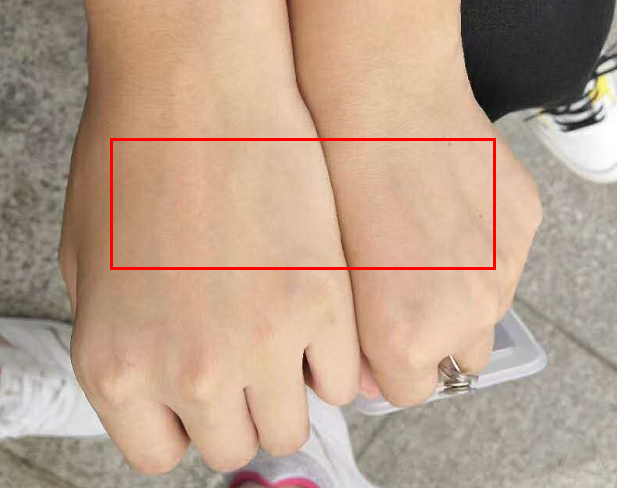
#> input picture color/sample.png, 617 x 488 px
$ jupyter execute --allow-errors color.ipynb   (shell and % lines are left out)
#> lines starting #> are read from the running program, lines starting #| are printed output that depends on the picture
[cell 1]
from PIL import Image
import matplotlib.pyplot as plt
import numpy as np

[cell 2]
im = Image.open("sample.png")
#> im is the input picture: PIL image 617x488 RGB; mean R, G, B 186.7, 160.2, 139.8

[cell 3]
data = np.asarray(im)

[cell 4]
data.shape
#> Out = (488, 617, 3)

[cell 5]
im = im.resize((400,400*488//617))
#> im: PIL image 400x316 RGB

[cell 6]
for i in range(len(data)):
    if data[i][300][0]==255:
        print(i)
#> this loop made 488 passes
#| 138
#| 139
#| 140
#| 267
#| 268
#| 269

[cell 7]
t_data = data[150]
#> t_data = 617 rows, first 8: [133, 127, 115], [137, 131, 119], [141, 135, 123], [146, 140, 128], [151, 144, 132], [151, 145, 133], [150, 143, 131], [148, 142, 130]
for i in range(len(data[1])):
    if t_data[i][0]==255:
        print(i)
#> this loop made 617 passes
#| 110
#| 111
#| 112
#| 493
#| 494
#| 495

[cell 8]
sample1, sample2 = data[141][113:493], data[270][113:493]
#> sample1 = 380 rows, first 8: [175, 132, 97], [174, 132, 96], [175, 133, 97], [176, 134, 98], [177, 134, 99], [178, 135, 100], [174, 131, 96], [174, 131, 96]; sample2 = 380 rows, first 8: [184, 143, 111], [183, 143, 111], [183, 143, 111], [184, 142, 111], [183, 143, 110], [183, 142, 110], [185, 144, 112], [186, 145, 113]

[cell 9]
plt.subplot(121)
plt.plot(sample1[:,0],'r')
plt.plot(sample1[:,1],'g')
plt.plot(sample1[:,2],'b')
plt.subplot(122)
plt.plot(sample2[:,0],'r')
plt.plot(sample2[:,1],'g')
plt.plot(sample2[:,2],'b')
plt.show()
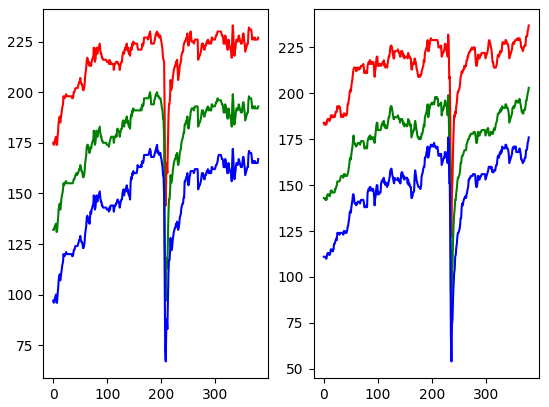
#> figure drawn by matplotlib, 2 panels; panel 1: curve peaks at x = 332, y = 233; panel 1: curve peaks at x = 179, y = 200; panel 1: curve peaks at x = 192, y = 174; panel 2: curve peaks at x = 379, y = 237
im

[cell 10]
block = data[141:267,113:493,:]
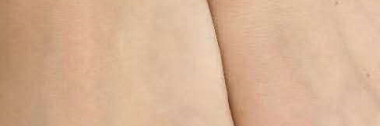
#> block: shape (126, 380, 3); mean R, G, B 215.3, 177.9, 148.7
print(block.shape)
#| (126, 380, 3)
